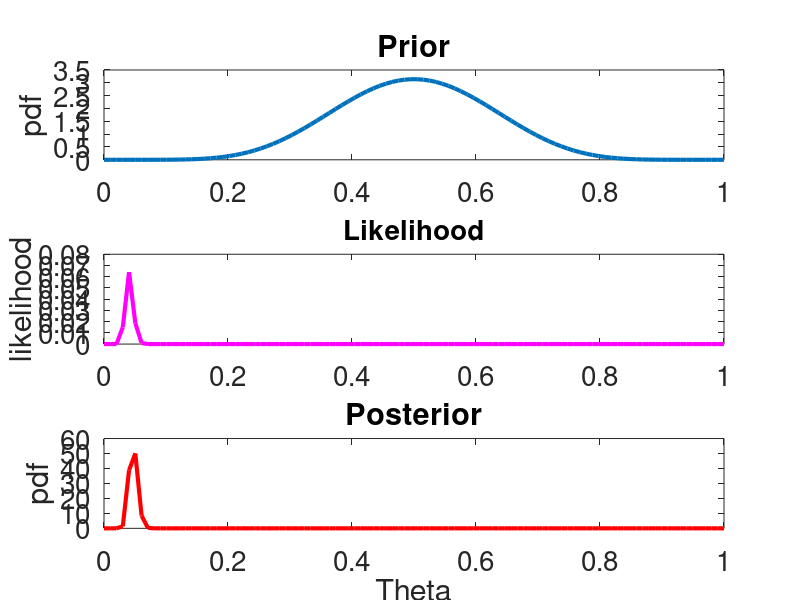

Here is the MATLAB script that generated this plot:

% Disease prevelance example
clear; close all; clc;

%% Prior parameters 
a = 8;
b = 8;

%% Data
N = 1000;
X = 40;

%% Model
theta = linspace(0,1,100);
Y_prior = betapdf(theta,a,b);
Y_likelihood = nchoosek(N,X)*(theta.^X).*(1-theta).^(N-X);
Y_posterior = betapdf(theta,a+X,b+N-X);

%% Plots
h = figure(1);
subplot(3,1,1),
plot(theta,Y_prior,'LineWidth',3)
title('Prior','FontSize',20)
set(gca,'FontSize',20)
ylabel('pdf')
subplot(3,1,2),
plot(theta,Y_likelihood,'m','LineWidth',3)
set(gca,'FontSize',20)
title('Likelihood','FontSize',20)
ylabel('likelihood')
subplot(3,1,3),
plot(theta,Y_posterior,'r','LineWidth',3)
title('Posterior','FontSize',20)
ylabel('pdf')
set(h,'Position',[1000 150 900 900])
set(gca,'FontSize',20)
xlabel('Theta')